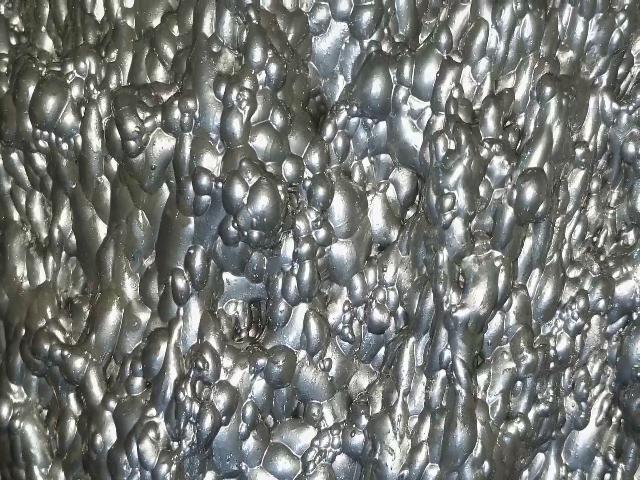
#> input picture test_froth.jpg, 640 x 480 px
$ python visualize_segmentation.py
#> lines starting #> are read from the running program, lines starting #| are printed output that depends on the picture; after the words box and inside, x2 and y2 are one past the last pixel; in counts of white or black regions, pixels touching at a corner belong together
import cv2
import numpy as np
import matplotlib.pyplot as plt
from scipy import ndimage as ndi
from skimage.feature import peak_local_max
from skimage.segmentation import watershed
from skimage.color import label2rgb


def visualize_bubble_segmentation(image_path):
    # --- 1. 读取图像 ---
#> called with image_path = '../../test_froth.jpg'
    image = cv2.imread(image_path)
#> image is the input picture: shape (480, 640, 3); mean B, G, R 118.6, 121.8, 119
    if image is None:
        print(f"无法读取图像: {image_path}")
        return

    # 转换为 RGB 用于 matplotlib 显示
    image_rgb = cv2.cvtColor(image, cv2.COLOR_BGR2RGB)
    gray = cv2.cvtColor(image, cv2.COLOR_BGR2GRAY)

    # --- 2. 预处理 (增强对比度 + 模糊) ---
    # CLAHE (限制对比度自适应直方图均衡化) 增强气泡边缘
    clahe = cv2.createCLAHE(clipLimit=2.0, tileGridSize=(8, 8))
    enhanced = clahe.apply(gray)
    # 高斯模糊去除噪点
    blurred = cv2.GaussianBlur(enhanced, (5, 5), 0)

    # --- 3. 二值化 (Otsu阈值) ---
    # 将图像分为前景(气泡)和背景(黑色)
    _, thresh = cv2.threshold(blurred, 0, 255, cv2.THRESH_BINARY + cv2.THRESH_OTSU)
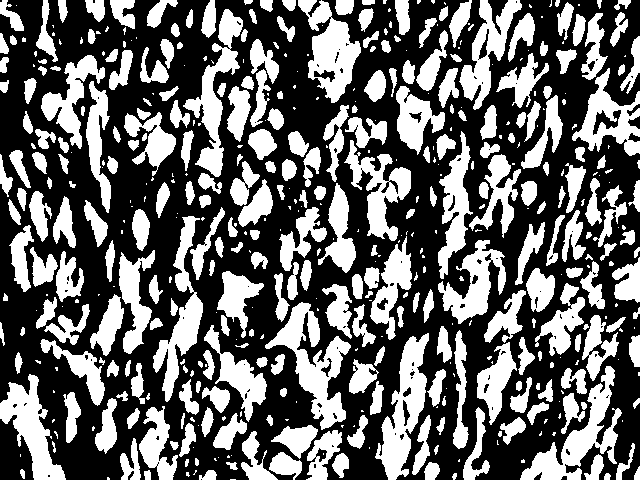
#> thresh: shape (480, 640); 40.4% white; 497 white regions (209 under 20 px), largest, box (x1, y1, x2, y2) and area: (265, 302, 351, 430) 3749, (375, 333, 429, 480) 3431, (520, 366, 622, 480) 3379

    # --- 4. 距离变换 (核心步骤) ---
    # 计算每个白色像素到最近黑色像素的距离
    # 气泡中心越亮，边缘越暗，形成“山峰”
    distance = ndi.distance_transform_edt(thresh)
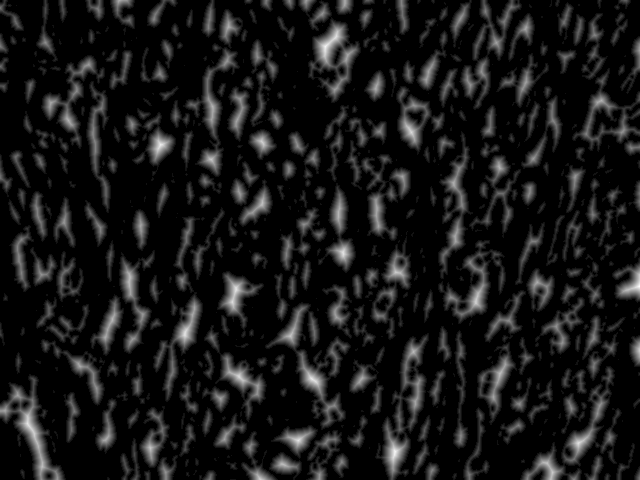
#> distance: shape (480, 640) float64; min 0, max 13.93, mean 1.24; drawn with min black and max white

    # --- 5. 生成种子点 (Markers) ---
    # 寻找局部最大值(气泡中心)作为注水的“泉眼”
    # min_distance 决定了允许的最小气泡间距，防止过度分割
    coords = peak_local_max(distance, min_distance=7, labels=thresh)
#> coords = 600 pairs, first value 7 to 472, second value 7 to 632
    mask = np.zeros(distance.shape, dtype=bool)
    mask[tuple(coords.T)] = True
    markers, _ = ndi.label(mask)

    # --- 6. 分水岭算法 (Watershed) ---
    # 从种子点开始注水，直到填满盆地(distance)
    # -distance 表示取反，因为算法寻找的是盆地(最小值)，而我们的是山峰(最大值)
    labels = watershed(-distance, markers, mask=thresh)
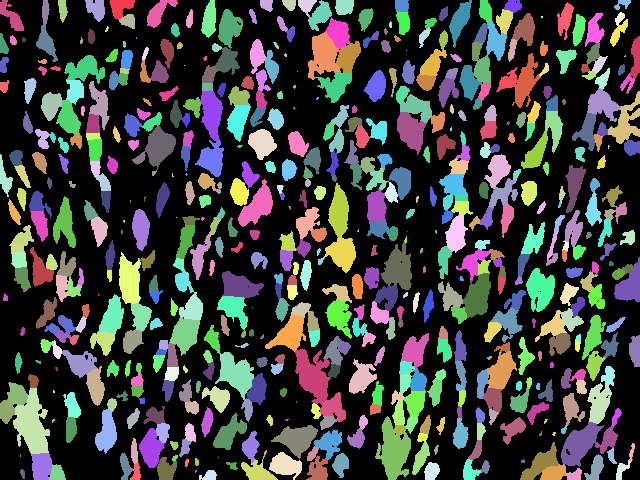
#> labels: shape (480, 640) int32; 601 distinct labels, from 0 to 600; one colour per label, 0 black

    # --- 7. 结果可视化 ---

    # 将标签转化为彩色覆盖层 (Image overlay)
    image_label_overlay = label2rgb(labels, image=image_rgb, bg_label=0, alpha=0.3)
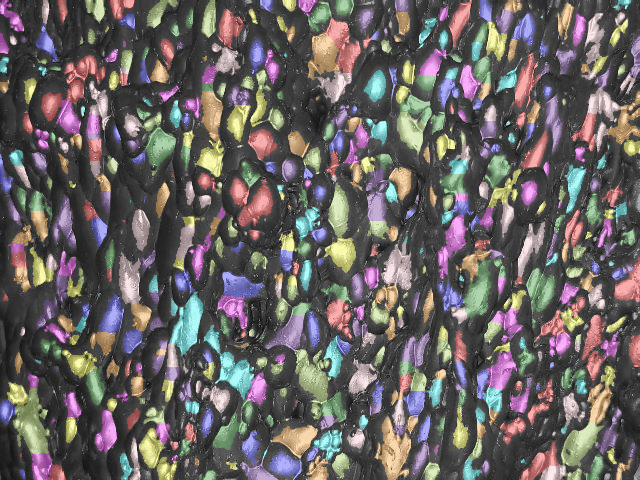
#> image_label_overlay: shape (480, 640, 3) float64; mean R, G, B 0.412, 0.391, 0.388

    # 绘制轮廓 (Contours) 到原图上
    contour_img = image_rgb.copy()
    # 遍历每个标签值（跳过0背景）
    for label_val in np.unique(labels):
        if label_val == 0: continue
        # 创建单个气泡的掩码
        mask = np.zeros(gray.shape, dtype="uint8")
        mask[labels == label_val] = 255
        # 查找轮廓
        cnts, _ = cv2.findContours(mask, cv2.RETR_EXTERNAL, cv2.CHAIN_APPROX_SIMPLE)
        # 绘制绿色轮廓
        cv2.drawContours(contour_img, cnts, -1, (0, 255, 0), 1)
#> this loop made 601 passes
#> cnts on passes 19, 25, 34: [[[541, 16], [541, 17], [542, 17], [542, 16]]], 1 contour; box (x1, y1, x2, y2) and area: (0, 0, 24, 31) 280, 1 contour, all with area under 20
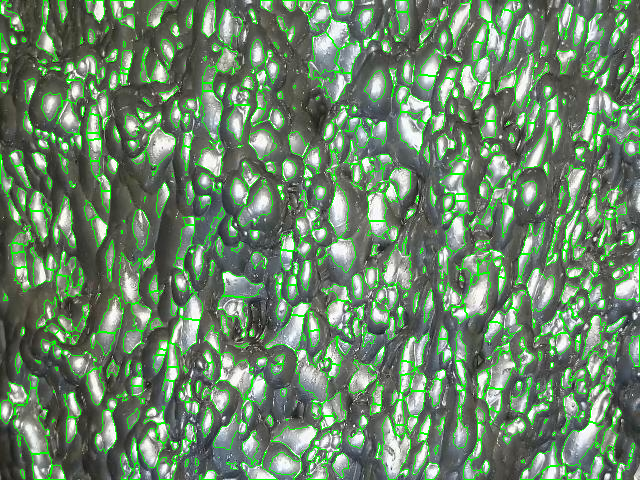
#> contour_img: shape (480, 640, 3); mean R, G, B 105.3, 133, 104.9
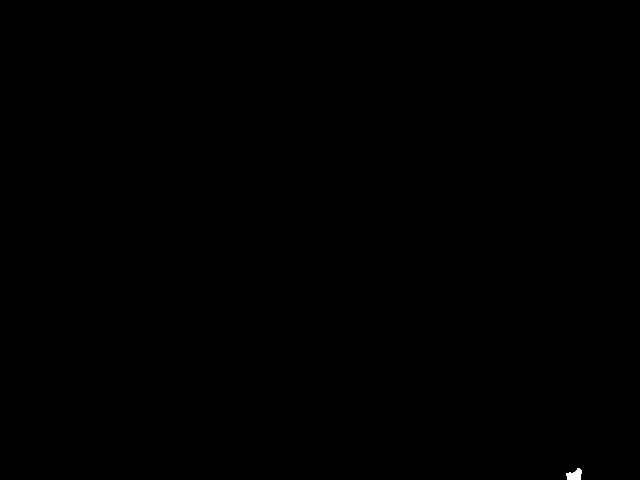
#> mask: shape (480, 640); 0.04% white; 1 white region, box (x1, y1, x2, y2) and area: (566, 468, 582, 480) 133

    # --- 8. Matplotlib 绘图 ---
    fig, axes = plt.subplots(2, 3, figsize=(15, 10))
    ax = axes.ravel()

    # 图1: 原图
    ax[0].imshow(image_rgb)
    ax[0].set_title("1. Original Image")

    # 图2: 预处理后 (CLAHE)
    ax[1].imshow(enhanced, cmap='gray')
    ax[1].set_title("2. Preprocessed (CLAHE)")

    # 图3: 二值化掩码
    ax[2].imshow(thresh, cmap='gray')
    ax[2].set_title("3. Threshold (Binary)")

    # 图4: 距离变换图 (越亮代表越中心)
    # 使用 'jet' 伪彩色显示距离高低
    im4 = ax[3].imshow(distance, cmap='jet')
    ax[3].set_title("4. Distance Transform")
    plt.colorbar(im4, ax=ax[3], fraction=0.046, pad=0.04)

    # 图5: 分水岭结果 (彩色块)
    ax[4].imshow(image_label_overlay)
    ax[4].set_title(f"5. Watershed Labels (Count: {len(np.unique(labels)) - 1})")

    # 图6: 最终轮廓图
    ax[5].imshow(contour_img)
    ax[5].set_title("6. Final Contours")

    for a in ax:
        a.axis('off')

    plt.tight_layout()
    plt.show()
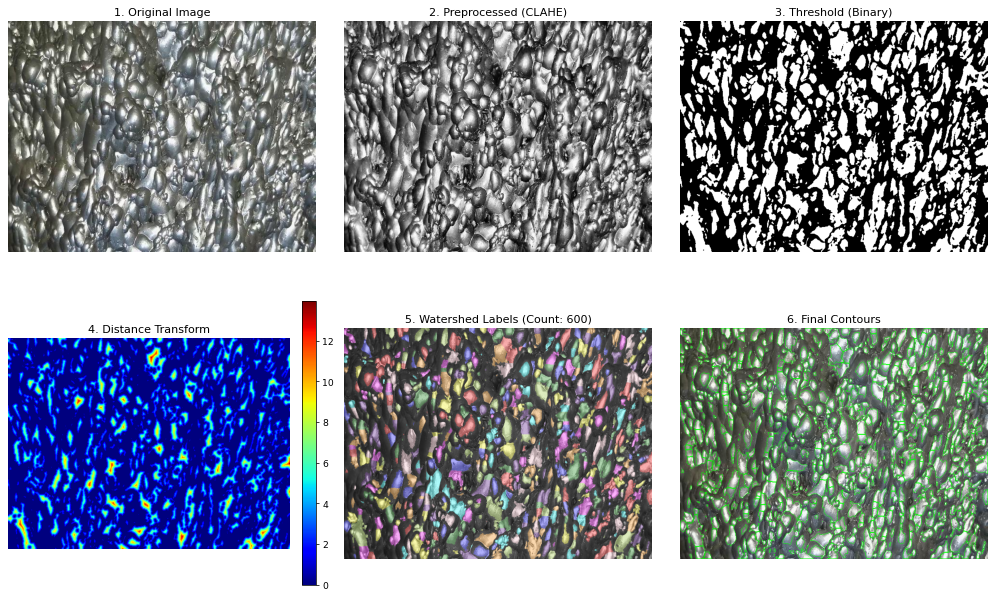
#> figure drawn by matplotlib, 7 panels


# --- 运行测试 ---
if __name__ == "__main__":
    # 请替换为您的图片路径
    img_path = "../../test_froth.jpg"

    # 如果没有图片，生成一个简单的模拟图
    import os

    if not os.path.exists(img_path):
        print("未找到图片，生成模拟泡沫图...")
        dummy = np.zeros((300, 300), dtype=np.uint8)
        # 画几个重叠的圆
        for i in range(15):
            center = np.random.randint(50, 250, 2)
            radius = np.random.randint(20, 50)
            cv2.circle(dummy, tuple(center), radius, 255, -1)
        # 加点噪点
        noise = np.random.randint(0, 50, (300, 300), dtype=np.uint8)
        dummy = cv2.add(dummy, noise)
        cv2.imwrite(img_path, dummy)

    visualize_bubble_segmentation(img_path)
